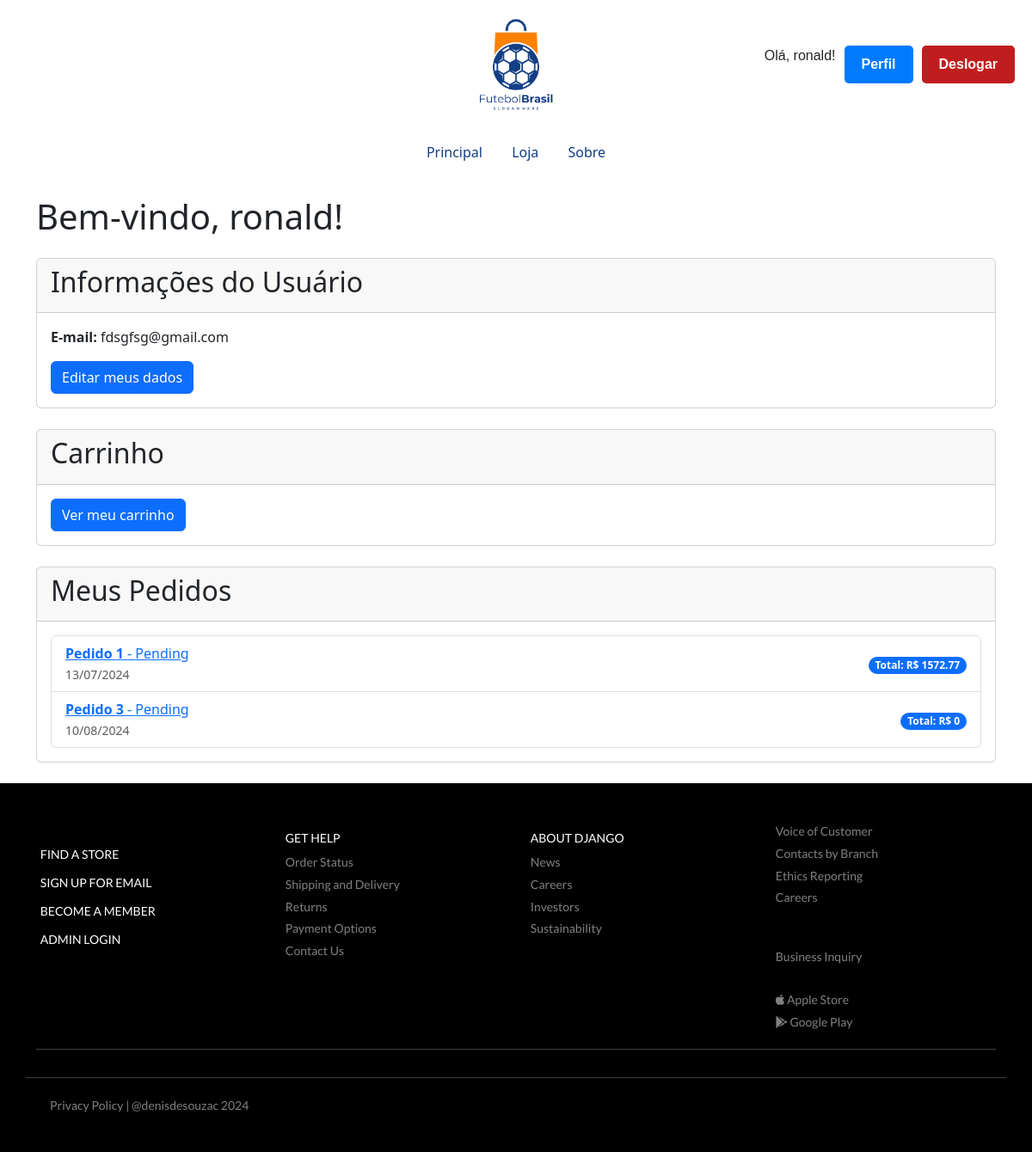
/perfil/ (signed in), run on an earlier commit of the app's database.
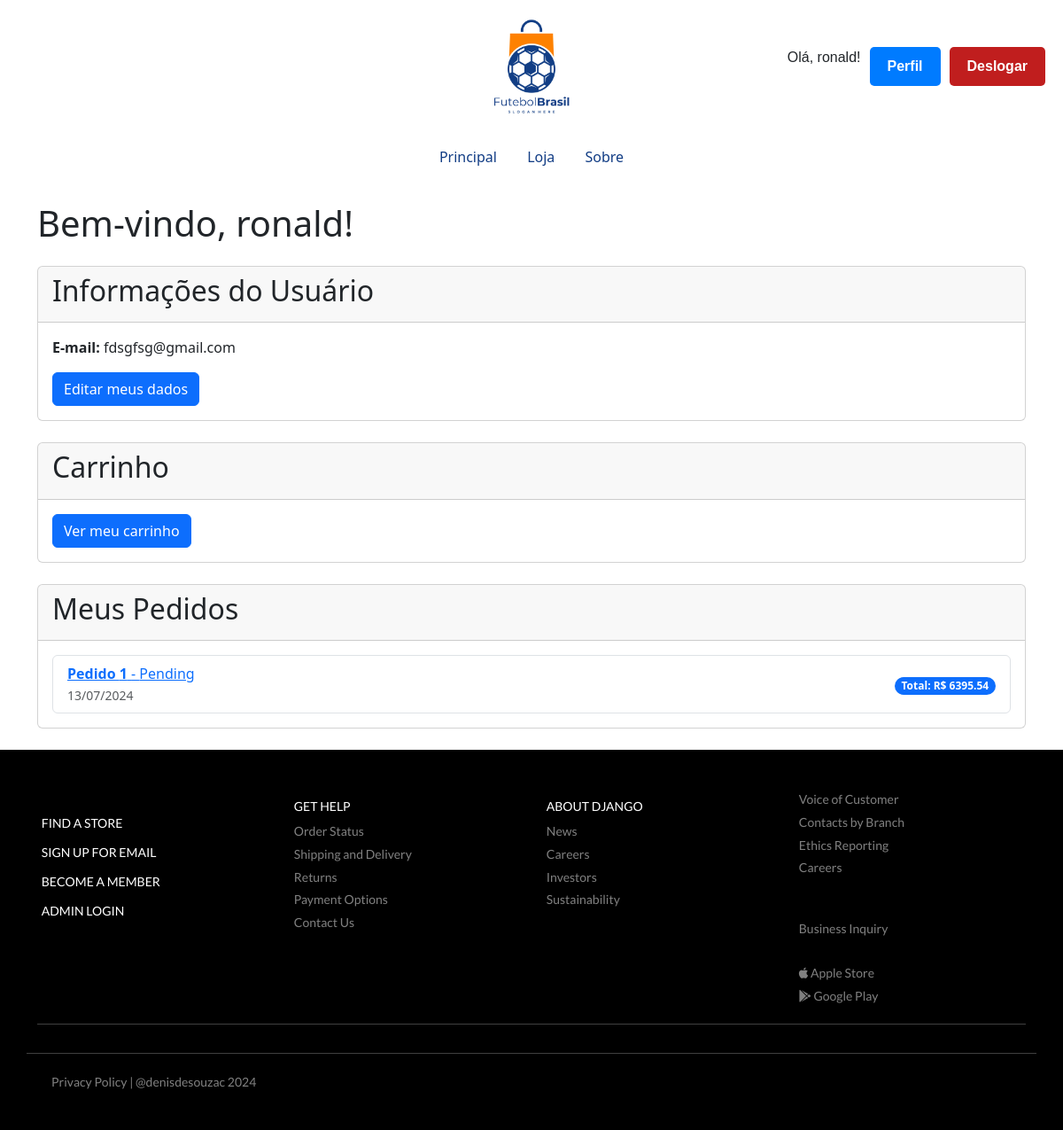
And on a later commit of the database.
### store/models.py (models this page shows, shortened)
class Order(models.Model):
    order_date = models.DateTimeField(auto_now_add=True)
    status = models.CharField(max_length=20, choices=[('pending', 'Pending'), ('shipped', 'Shipped'), ('delivered', 'Delivered'), ('cancelled', 'Cancelled')])
    client = models.ForeignKey(Client, on_delete=models.CASCADE, related_name='orders')
    delivery_address = models.CharField(max_length=200, blank=True)
    def get_total_price(self):
        return sum(item.total_price for item in self.order_items.all())

class OrderItem(models.Model):
    order = models.ForeignKey(Order, on_delete=models.CASCADE, related_name='order_items')
    product = models.ForeignKey(Product, on_delete=models.CASCADE, related_name='order_items')
    quantity = models.IntegerField(default=1)
    unit_price = models.DecimalField(max_digits=10, decimal_places=2, default=0.00)
    total_price = models.DecimalField(max_digits=10, decimal_places=2, default=0.00)

### store/views.py (the view)
# urls.py: path('perfil/', views.perfil_view, name='perfil'),
@login_required
def perfil_view(request):
    user = request.user
    orders = Order.objects.filter(client=user.client)
    return render(request, 'perfil.html', {
        'user': user,
        'orders': orders
    })

### store/templates/perfil.html (shortened to what this page needs)
{% extends "base.html" %}
{% block conteudo %}
    <div class="container mt-4">
        <h1 class="mb-4">Bem-vindo, {{ user.first_name }}!</h1>
        <div class="card mb-4">
            <div class="card-header">
                <h2>Informações do Usuário</h2>
            </div>
            <div class="card-body">
                <p><strong>E-mail:</strong> {{ user.email }}</p>
                <a href="{% url 'editar_conta' %}" class="btn btn-primary">Editar meus dados</a>
            </div>
        </div>
        <div class="card mb-4">
            <div class="card-header">
                <h2>Carrinho</h2>
            </div>
            <div class="card-body">
                <a href="{% url 'carrinho' %}" class="btn btn-primary">Ver meu carrinho</a>
            </div>
        </div>
        <div class="card mb-4">
            <div class="card-header">
                <h2>Meus Pedidos</h2>
            </div>
            <div class="card-body">
                {% if orders %}
                    <ul class="list-group">
                        {% for order in orders %}
                            <li class="list-group-item d-flex justify-content-between align-items-center">
                                <div>
                                    <a href="{% url 'order_detail' order.id %}">
                                        <strong>Pedido {{ order.id }}</strong> - {{ order.get_status_display }}
                                    </a>
                                    <br>
                                    <small class="text-muted">{{ order.order_date|date:"d/m/Y" }}</small>
                                </div>
                                <div>
                                    <span class="badge bg-primary rounded-pill">
                                        Total: R$ {{ order.get_total_price }}
                                    </span>
                                </div>
                            </li>
                        {% endfor %}
                    </ul>
                {% else %}
                    <p>Você ainda não fez nenhum pedido.</p>
                {% endif %}
            </div>
        </div>
    </div>
{% endblock %}

What changed in the data, as far as the page shows it:
removed Order: id "3", status "Pending", order_date "10/08/2024", get_total_price "0"
changed through a linked row, Order "Pending": get_total_price "1572.77" → "6395.54"
